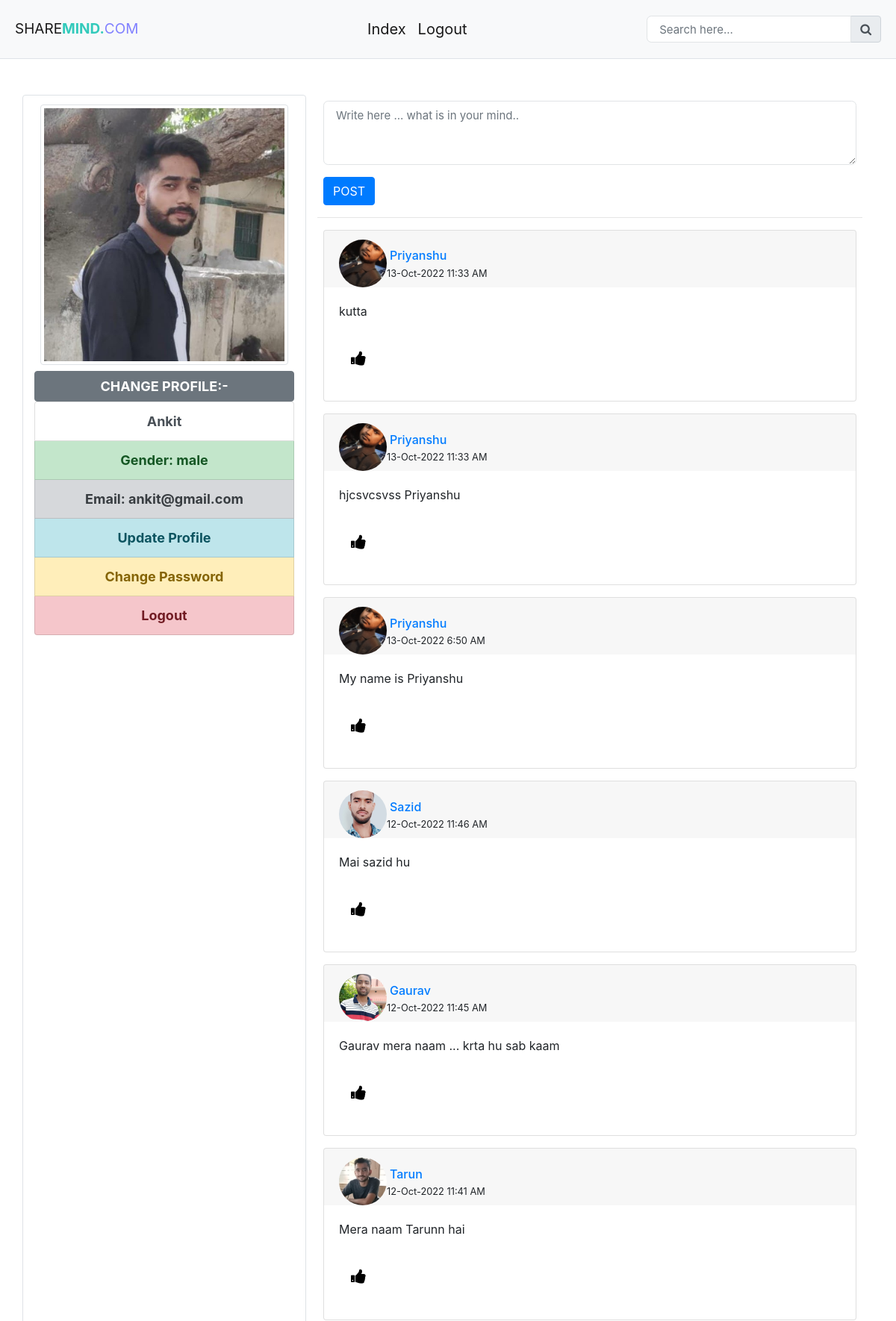
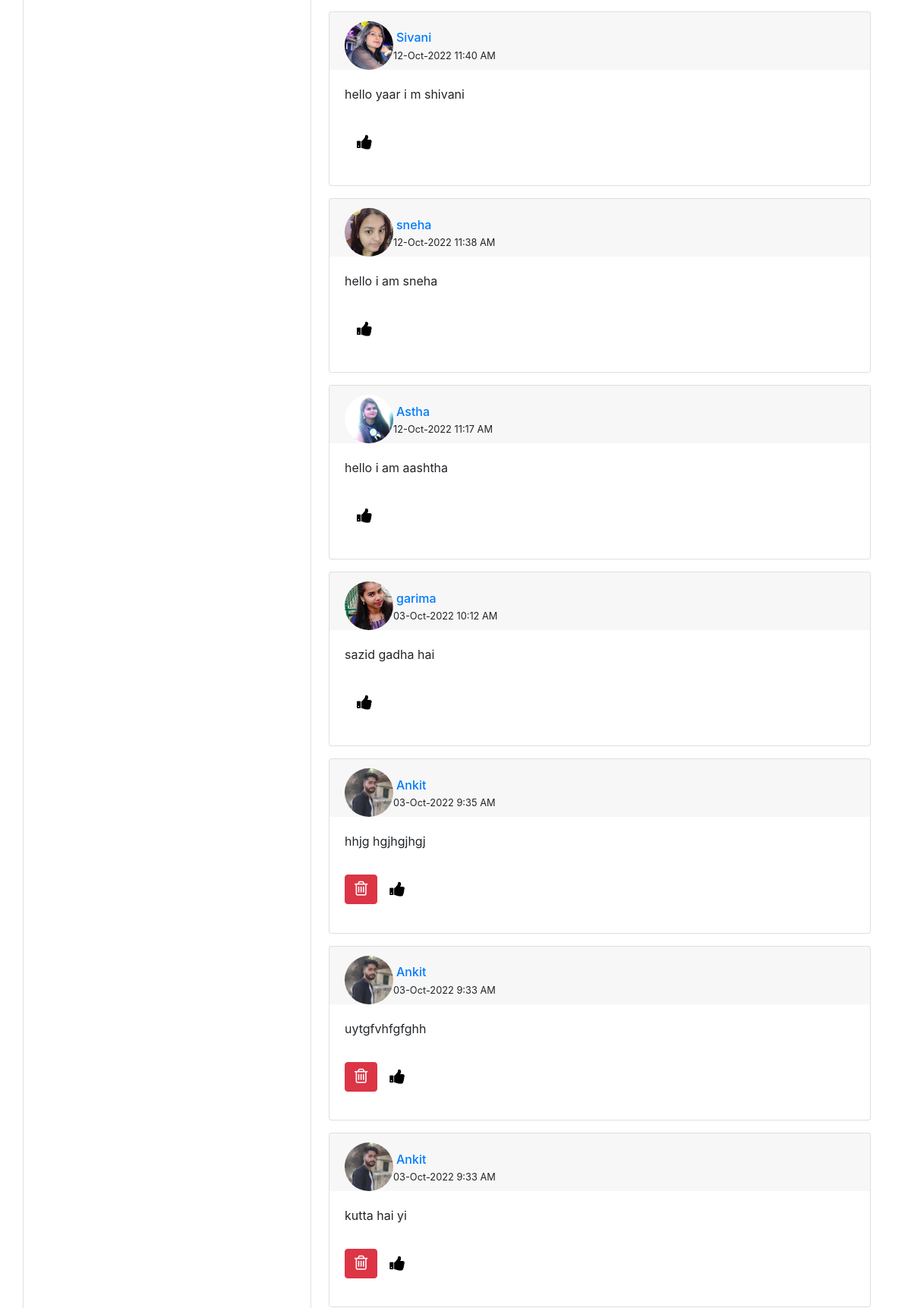
Page /home.php (signed in, upper part) on the committed database (2 pictures, top to bottom).
### tables this page shows
CREATE TABLE `users` (
  `userid` int(8) NOT NULL,
  `name` varchar(50) NOT NULL,
  `email` varchar(50) NOT NULL,
  `mobile` varchar(15) NOT NULL,
  `age` int(200) NOT NULL,
  `gender` varchar(6) NOT NULL,
  `pwd` varchar(20) NOT NULL,
  `dor` date NOT NULL,
  `propic` varchar(255) NOT NULL DEFAULT 'images/user.png'
);

CREATE TABLE `posts` (
  `postid` int(8) NOT NULL,
  `postcontent` text NOT NULL,
  `userid` int(8) NOT NULL,
  `dt` datetime NOT NULL
);

### fun.php (called while the page is built, shortened)
<?php
	function getUserDetail($conn,$id){
		$sql="SELECT name,propic from `users` where `userid`='$id'";
		$result=mysqli_query($conn, $sql);
		$userdata=mysqli_fetch_assoc($result);
		return $userdata;
	}
?>

### home.php (the view, shortened to what this page needs)
<?php
	include('config.php');
	include('fun.php');
	$currentuserid=$_SESSION['userwaliid'];
	$sql="SELECT * from `users` where `userid`='$currentuserid'";
	$result=mysqli_query($conn, $sql);
	$userrow=mysqli_fetch_assoc($result);
?>
<!DOCTYPE HTML>
<html lang="en-US">
<head>
    <link rel="stylesheet" href="css/bootstrap.min.css">
    <link rel="stylesheet" href="css/main.css">
	<link rel="stylesheet" href="https://cdnjs.cloudflare.com/ajax/libs/font-awesome/4.7.0/css/font-awesome.css" />
</head>
<body>
	<nav class="navbar navbar-expand-lg navbar-light bg-light pt-3 pb-3">
	  <a class="navbar-brand" href="#">SHARE<b>MIND.</b><span>COM</span></a>
	  <div class="collapse navbar-collapse" id="navbarTogglerDemo03">
		<ul class="navbar-nav mx-auto mt-4 mt-lg-0">
		  <li class="nav-item active">
			<a class="nav-link" href="index.php">Index <span class="sr-only">(current)</span></a>
		  </li>
		  <li class="nav-item active">
			<a class="nav-link" href="logout.php">Logout</a>
		  </li>
		</ul>
		 <form class="navbar-form form-inline">
			<div class="input-group search-box">
				<input type="text" id="search" class="form-control" placeholder="Search here...">
				<div class="input-group-append">
					<span class="input-group-text">
						<i class="fa fa-search" aria-hidden="true"></i>
					</span>
				</div>
			</div>
		</form>
	  </div>
	</nav>
	<div class="container my-5">
		<div class="row">
			<div class="col-md-4 img-thumbnail">
				<div class="p-2 text-center">
					<img src="<?php echo $userrow['propic']; ?>" class="img-fluid img-thumbnail">
				</div>
				<button class="btn btn-secondary btn-block" data-toggle="modal" data-target="#changeProPicForm">CHANGE PROFILE:-</button>
				<div class="list-group text-center">
				  <a href="#" class="list-group-item list-group-item-action"><?php echo $userrow['name']; ?></a>
				  <a href="#" class="list-group-item list-group-item-action list-group-item-success">Gender: <?php echo $userrow['gender']; ?> </a>
				  <a href="#" class="list-group-item list-group-item-action list-group-item-secondary">Email: <?php echo $userrow['email']; ?></a>
				  <a href="updateprofile.php" class="list-group-item list-group-item-action list-group-item-info">Update Profile</a>
				  <a href="changepassword.php" class="list-group-item list-group-item-action list-group-item-warning">Change Password</a>
				  <a href="logout.php" class="list-group-item list-group-item-action list-group-item-danger">Logout</a>
				</div>
			</div>
				<div class="col-md-8">
					<div class="m-2">
						<form action="" method="post">
						<div class="form-group">
						  <textarea class="form-control" rows="3" id="comment" name="postcontent" placeholder="Write here ... what is in your mind.."></textarea>
						</div>
						<input type="submit" value="POST" name="postbtn" class="btn btn-primary" />
						</form>
					</div>
					<hr>
					<div class="m-2">
						<?php
						$sqlp="SELECT * FROM posts order by dt DESC";
						$resultp=mysqli_query($conn, $sqlp);
						while($rowp=mysqli_fetch_assoc($resultp)){
							$userdata=getUserDetail($conn,$rowp['userid']);
						?>
						<div class="card mb-3">
							<div class="card-header border-0 pb-0">
								<div class="d-flex align-items-center justify-content-between">
								  <div class="d-flex align-items-center">
									<div class="avatar avatar-story me-2">
									  <a href="#!">
										<img class="avatar-img rounded-circle" src="<?php echo $userdata['propic'] ?>">
									  </a>
									</div>
									<div>
									  <div class="nav nav-divider">
										<h6 class="nav-item card-title m-1"> <a href="#!"> <?php echo $userdata['name'] ?> </a></h6>
									  </div>
									  <p class="mb-0 small">
									  <?php
										$time = strtotime($rowp['dt']);
										echo $myFormatForView = date("d-M-Y g:i A", $time);
									  ?>
									  </p>
									</div>
								  </div>
								</div>
							  </div>
							<div class="card-body">
								<p><?php echo $rowp['postcontent']; ?></p>
								<ul class="nav nav-stack py-3 small">
								  <li class="nav-item">
									<?php if( $rowp['userid']==$currentuserid ) { ?>
									<button class="btn btn-danger text-white postdeletebtn" value="<?php echo $rowp['postid']; ?>">
										<i class="fa fa-trash-o text-white" aria-hidden="true"></i>
									</button>
									<?php } ?>
								  </li>
								  <li class="nav-item">
									<a class="nav-link" href="#!"> <i class="fa fa-thumbs-up" aria-hidden="true"></i></a>
								  </li>
								</ul>
							  </div>
							</div>
						<?php } ?>
					</div>
				</div>
			</div>
		</div>
</body>
</html>

### css/main.css (style rules this page uses)
.form-control { display: block; width: 100%; padding: 0.5rem 1rem; font-size: 0.9375rem; font-weight: 400; line-height: 1.5; color: #29292e; background-color: #fff; background-clip: padding-box; border: 1px solid #e1e4e6; -webkit-appearance: none; -moz-appearance: none; appearance: none; border-radius: 0.4rem; -webkit-transition: border-color 0.15s ease-in-out, -webkit-box-shadow 0.15s ease-in-out; transition: border-color 0.15s ease-in-out, -webkit-box-shadow 0.15s ease-in-out; transition: border-color 0.15s ease-in-out, box-shadow 0.15s ease-in-out; transition: border-color 0.15s ease-in-out, box-shadow 0.15s ease-in-out, -webkit-box-shadow 0.15s ease-in-out; }
.avatar { height: 4rem; width: 4rem; position: relative; display: inline-block; }
.avatar-story { position: relative; padding: 0px; z-index: 1; }
.avatar-img { width: 100%; height: 100%; -o-object-fit: cover; object-fit: cover; }

### home.php (style rules this page uses)
.navbar { background: #fff; padding-left: 20px; padding-right: 20px; border-bottom: 1px solid #dfe3e8; border-radius: 0; background: #e6e6e6; }
.navbar .navbar-brand { padding-left: 0; font-size: 19px; padding-right: 50px; }
.navbar .navbar-brand b { color: #33cabb; }
.navbar .navbar-brand span { color: #8080ff; }
.navbar .form-inline { display: inline-block; }
.navbar a { color: #888; font-size: 20px; }
.list-group a { font-size:18px; font-weight:bold; }
.img-thumbnail button { color:white; font-size:18px; font-weight:bold; }
.nav-stack li i { font-size:22px; color:black; }

### rows in the picture
users: propic (picture), name "Ankit", gender "male", email "ankit@gmail.com"
posts: userid.propic (picture), userid.name "Priyanshu", dt "13-Oct-2022 11:33 AM", postcontent "kutta"
posts: userid.propic (picture), userid.name "Priyanshu", dt "13-Oct-2022 11:33 AM", postcontent "hjcsvcsvss Priyanshu"
posts: userid.propic (picture), userid.name "Priyanshu", dt "13-Oct-2022 6:50 AM", postcontent "My name is Priyanshu"
posts: userid.propic (picture), userid.name "Sazid", dt "12-Oct-2022 11:46 AM", postcontent "Mai sazid hu"
posts: userid.propic (picture), userid.name "Gaurav", dt "12-Oct-2022 11:45 AM", postcontent "Gaurav mera naam ... krta hu sab kaam"
posts: userid.propic (picture), userid.name "Tarun", dt "12-Oct-2022 11:41 AM", postcontent "Mera naam Tarunn hai"
posts: userid.propic (picture), userid.name "Sivani", dt "12-Oct-2022 11:40 AM", postcontent "hello yaar i m shivani"
posts: userid.propic (picture), userid.name "sneha", dt "12-Oct-2022 11:38 AM", postcontent "hello i am sneha"
posts: userid.propic (picture), userid.name "Astha", dt "12-Oct-2022 11:17 AM", postcontent "hello i am aashtha"
posts: userid.propic (picture), userid.name "garima", dt "03-Oct-2022 10:12 AM", postcontent "sazid gadha hai"
posts: userid.propic (picture), userid.name "Ankit", dt "03-Oct-2022 9:35 AM", postcontent "hhjg hgjhgjhgj", $rowp['postid'] 5 (drawn)
posts: userid.propic (picture), userid.name "Ankit", dt "03-Oct-2022 9:33 AM", postcontent "uytgfvhfgfghh", $rowp['postid'] 4 (drawn)
posts: userid.propic (picture), userid.name "Ankit", dt "03-Oct-2022 9:33 AM", postcontent "kutta hai yi", $rowp['postid'] 3 (drawn)
